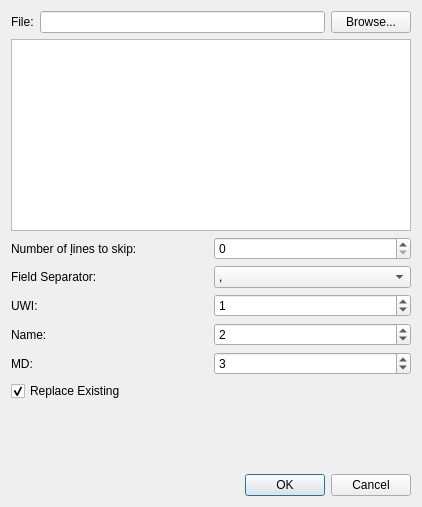
<?xml version="1.0" encoding="UTF-8"?>
<ui version="4.0">
 <class>ImportMarkersDialog</class>
 <widget class="QDialog" name="ImportMarkersDialog">
  <property name="geometry">
   <rect>
    <x>0</x>
    <y>0</y>
    <width>418</width>
    <height>507</height>
   </rect>
  </property>
  <property name="windowTitle">
   <string>Dialog</string>
  </property>
  <property name="windowIcon">
   <iconset resource="../ProjectViewer/icons.qrc">
    <normaloff>:/icons/images/logo_fs_64x64.png</normaloff>:/icons/images/logo_fs_64x64.png</iconset>
  </property>
  <layout class="QVBoxLayout" name="verticalLayout">
   <item>
    <layout class="QHBoxLayout" name="horizontalLayout_6">
     <item>
      <widget class="QLabel" name="label_3">
       <property name="text">
        <string>File:</string>
       </property>
      </widget>
     </item>
     <item>
      <widget class="QLineEdit" name="leFile">
       <property name="sizePolicy">
        <sizepolicy hsizetype="MinimumExpanding" vsizetype="Fixed">
         <horstretch>0</horstretch>
         <verstretch>0</verstretch>
        </sizepolicy>
       </property>
       <property name="readOnly">
        <bool>true</bool>
       </property>
      </widget>
     </item>
     <item>
      <widget class="QPushButton" name="pbBrowse">
       <property name="text">
        <string>Browse...</string>
       </property>
      </widget>
     </item>
    </layout>
   </item>
   <item>
    <widget class="QTextEdit" name="teContent">
     <property name="minimumSize">
      <size>
       <width>400</width>
       <height>0</height>
      </size>
     </property>
     <property name="readOnly">
      <bool>true</bool>
     </property>
    </widget>
   </item>
   <item>
    <layout class="QGridLayout" name="gridLayout">
     <item row="3" column="0">
      <widget class="QLabel" name="lbCoord2">
       <property name="text">
        <string>Name:</string>
       </property>
      </widget>
     </item>
     <item row="1" column="0">
      <widget class="QLabel" name="label_4">
       <property name="text">
        <string>Field Separator:</string>
       </property>
      </widget>
     </item>
     <item row="1" column="1">
      <widget class="QComboBox" name="cbSeparator">
       <item>
        <property name="text">
         <string>,</string>
        </property>
       </item>
       <item>
        <property name="text">
         <string>;</string>
        </property>
       </item>
      </widget>
     </item>
     <item row="0" column="0">
      <widget class="QLabel" name="label">
       <property name="text">
        <string>Number of &amp;lines to skip:</string>
       </property>
       <property name="buddy">
        <cstring>sbSkip</cstring>
       </property>
      </widget>
     </item>
     <item row="0" column="1">
      <widget class="QSpinBox" name="sbSkip"/>
     </item>
     <item row="2" column="0">
      <widget class="QLabel" name="lbCoord1">
       <property name="text">
        <string>UWI:</string>
       </property>
      </widget>
     </item>
     <item row="4" column="1">
      <widget class="QSpinBox" name="sbMD">
       <property name="value">
        <number>3</number>
       </property>
      </widget>
     </item>
     <item row="2" column="1">
      <widget class="QSpinBox" name="sbUWI">
       <property name="value">
        <number>1</number>
       </property>
      </widget>
     </item>
     <item row="3" column="1">
      <widget class="QSpinBox" name="sbName">
       <property name="value">
        <number>2</number>
       </property>
      </widget>
     </item>
     <item row="4" column="0">
      <widget class="QLabel" name="lbValue">
       <property name="text">
        <string>MD:</string>
       </property>
      </widget>
     </item>
     <item row="5" column="0">
      <widget class="QCheckBox" name="cbReplace">
       <property name="text">
        <string>Replace Existing</string>
       </property>
       <property name="checked">
        <bool>true</bool>
       </property>
      </widget>
     </item>
    </layout>
   </item>
   <item>
    <spacer name="verticalSpacer">
     <property name="orientation">
      <enum>Qt::Vertical</enum>
     </property>
     <property name="sizeHint" stdset="0">
      <size>
       <width>20</width>
       <height>24</height>
      </size>
     </property>
    </spacer>
   </item>
   <item>
    <layout class="QHBoxLayout" name="horizontalLayout_2">
     <item>
      <spacer name="horizontalSpacer">
       <property name="orientation">
        <enum>Qt::Horizontal</enum>
       </property>
       <property name="sizeHint" stdset="0">
        <size>
         <width>40</width>
         <height>20</height>
        </size>
       </property>
      </spacer>
     </item>
     <item>
      <widget class="QDialogButtonBox" name="buttonBox">
       <property name="standardButtons">
        <set>QDialogButtonBox::Cancel|QDialogButtonBox::Ok</set>
       </property>
      </widget>
     </item>
    </layout>
   </item>
  </layout>
 </widget>
 <tabstops>
  <tabstop>leFile</tabstop>
  <tabstop>pbBrowse</tabstop>
  <tabstop>teContent</tabstop>
  <tabstop>sbSkip</tabstop>
  <tabstop>cbSeparator</tabstop>
  <tabstop>sbUWI</tabstop>
  <tabstop>sbName</tabstop>
  <tabstop>sbMD</tabstop>
  <tabstop>cbReplace</tabstop>
 </tabstops>
 <resources>
  <include location="../ProjectViewer/icons.qrc"/>
 </resources>
 <connections>
  <connection>
   <sender>buttonBox</sender>
   <signal>rejected()</signal>
   <receiver>ImportMarkersDialog</receiver>
   <slot>reject()</slot>
   <hints>
    <hint type="sourcelabel">
     <x>475</x>
     <y>522</y>
    </hint>
    <hint type="destinationlabel">
     <x>199</x>
     <y>149</y>
    </hint>
   </hints>
  </connection>
  <connection>
   <sender>buttonBox</sender>
   <signal>accepted()</signal>
   <receiver>ImportMarkersDialog</receiver>
   <slot>accept()</slot>
   <hints>
    <hint type="sourcelabel">
     <x>475</x>
     <y>522</y>
    </hint>
    <hint type="destinationlabel">
     <x>199</x>
     <y>149</y>
    </hint>
   </hints>
  </connection>
 </connections>
</ui>
